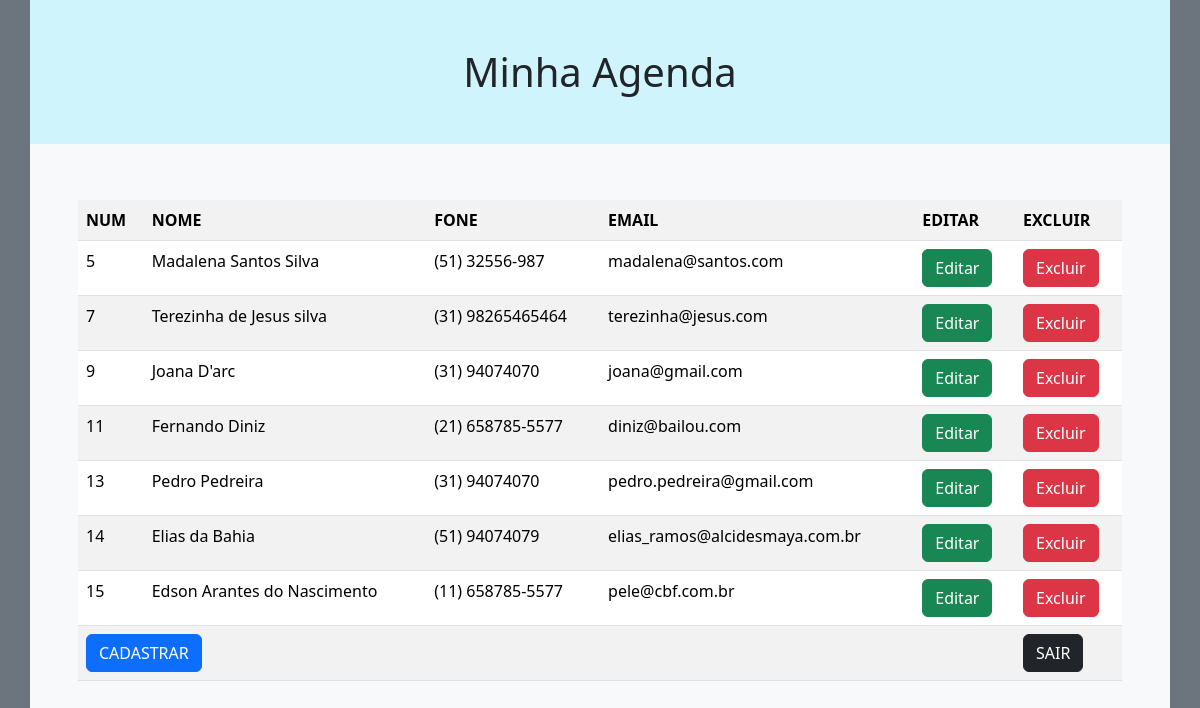
The page /view/agenda.php?logado=true (signed in) on the database its author committed.
### tables this page shows
CREATE TABLE `pessoas` (
  `id` int(11) NOT NULL,
  `avatar` varchar(128) NOT NULL DEFAULT 'avatar.jpg',
  `nome` varchar(50) NOT NULL,
  `fone` varchar(20) NOT NULL,
  `email` varchar(80) NOT NULL,
  `data_criado` timestamp NOT NULL DEFAULT current_timestamp(),
  `data_editado` timestamp NOT NULL DEFAULT current_timestamp() ON UPDATE current_timestamp()
);

### model/conexao.php (called while the page is built, shortened)
<?php
abstract class Conexao {
    private $servidor = 'localhost';
    private $user = 'root';
    private $pass = '';
    private $banco = 'agenda';
    private function conexao() {
        $this->conn = new PDO("mysql:host=$this->servidor;dbname=$this->banco", $this->user, $this->pass);
    }
}
?>

### model/pessoaModel.php (called while the page is built, shortened)
<?php
require_once 'conexao.php';
class Pessoa extends Conexao {
    private $tabela = 'pessoas';
    public function consulta() {
        $sql = "SELECT id, avatar, nome, fone, email FROM $this->tabela";
        $stmt = $this->conn->prepare($sql);
        $stmt->execute();
        $result = $stmt->fetchAll(PDO::FETCH_ASSOC);
        return $result;
    }
}
?>

### view/agenda.php (the view, shortened to what this page needs)
<?php
	if(isset($_SESSION['logado']) && $_SESSION['logado'] == true ){
?>
<!DOCTYPE html>
<html lang="pt-br">
<head>
    <link href="https://cdn.jsdelivr.net/npm/bootstrap@5.3.2/dist/css/bootstrap.min.css" rel="stylesheet">
</head>
<body class="bg-secondary">
    <div class="container bg-light p-0">
    <h1 class="bg-info-subtle text-center p-5">Minha Agenda</h1>
    <section class="p-5">
        <table class="table table-striped">
            <tr>
                <th>NUM</th>
                <th>NOME</th>
                <th>FONE</th>
                <th>EMAIL</th>
                <th>EDITAR</th>
                <th>EXCLUIR</th>
            </tr>
            <?php
                    $pessoa = new pessoa();
                    $consulta = $pessoa->consulta();
                    foreach($consulta as $linha){
                        $id = $linha['id'];
                        $nome = $linha['nome'];
                        $fone = $linha['fone'];
                        $email = $linha['email'];
                        echo"
                        <tr>
                            <td>$id</td>
                            <td>$nome</td>
                            <td>$fone</td>
                            <td>$email</td>
                            <td><a class='btn btn-success' href='editar.php?id=$id'>Editar</a></td>
                            <td><a class='btn btn-danger' onclick='confirmDelete($id)' href='#'>Excluir</a></td>
                        </tr>
                        ";
                    }
                ?>
                <tr>
                    <td colspan="5">
                        <a class="btn btn-primary" href="cadastro.php">CADASTRAR</a>
                    </td>
                    <td>
                        <a class="btn btn-dark" onclick="confirmSair()"
                        href="#">SAIR</a>
                    </td>
                </tr>
        </table>
    </section>
    </div>
</body>
</html>
<?php
	}else{
		header('Location: index.php');
	}
?>

### rows shown on the page
pessoas: id "5", nome "Madalena Santos Silva", fone "(51) 32556-987", email "madalena@santos.com"
pessoas: id "7", nome "Terezinha de Jesus silva", fone "(31) 98265465464", email "terezinha@jesus.com"
pessoas: id "9", nome "Joana D'arc", fone "(31) 94074070", email "joana@gmail.com"
pessoas: id "11", nome "Fernando Diniz", fone "(21) 658785-5577", email "diniz@bailou.com"
pessoas: id "13", nome "Pedro Pedreira", fone "(31) 94074070", email "pedro.pedreira@gmail.com"
pessoas: id "14", nome "Elias da Bahia", fone "(51) 94074079", email "elias_ramos@alcidesmaya.com.br"
pessoas: id "15", nome "Edson Arantes do Nascimento", fone "(11) 658785-5577", email "pele@cbf.com.br"
